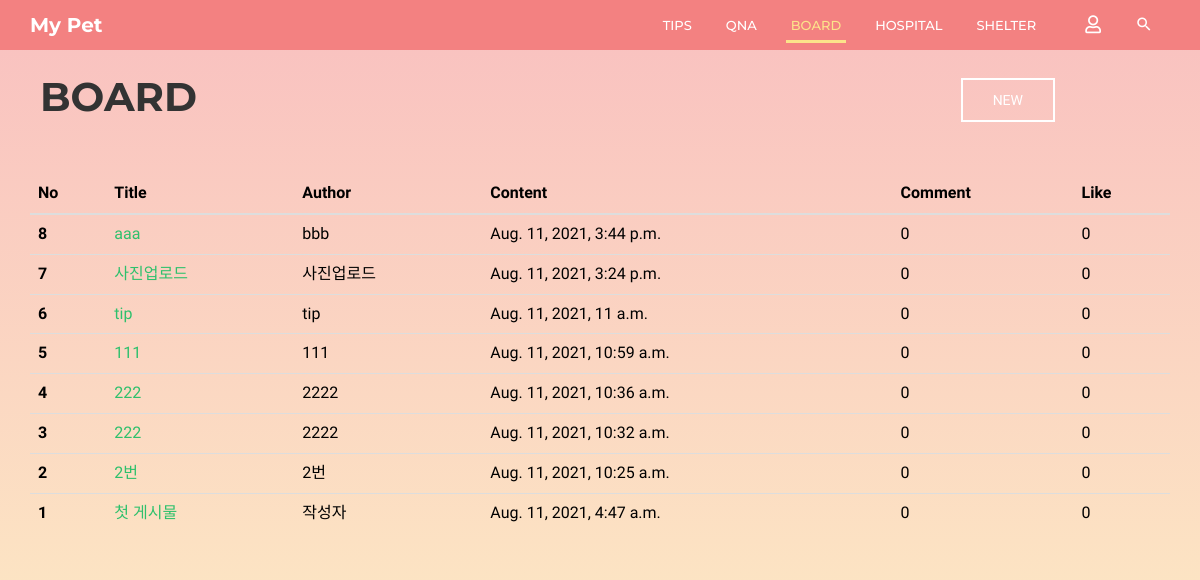
/community/board/, run on an earlier commit of the app's database.
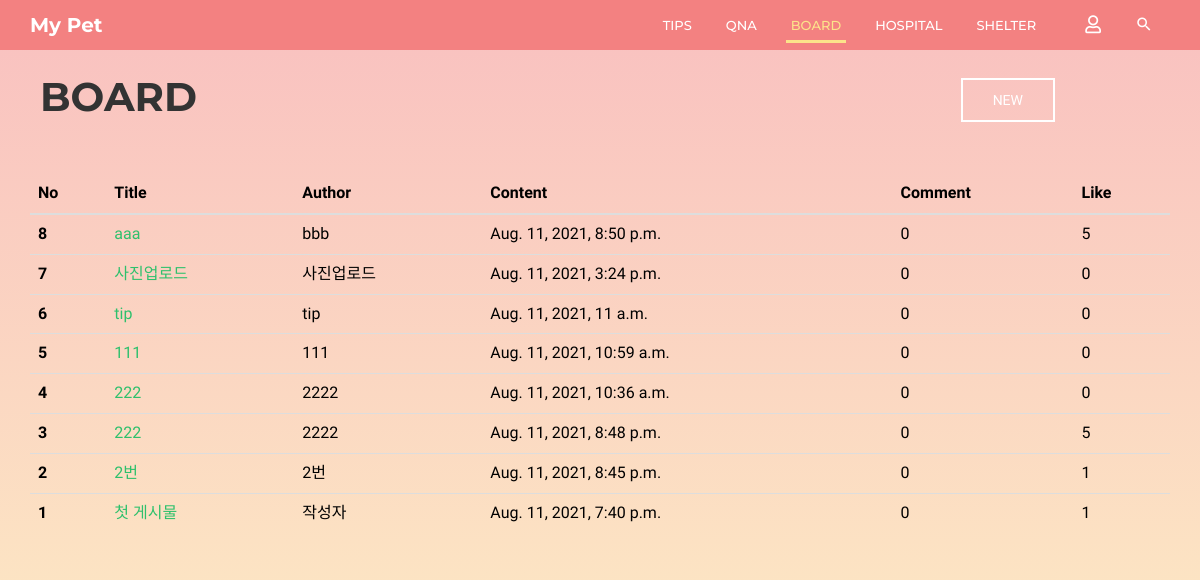
And on a later commit of the database.
### community/models.py (models this page shows, shortened)
class Board(models.Model):
    b_title = models.CharField(max_length=30)
    b_author = models.CharField(max_length=20)
    b_content = models.CharField(max_length=1000)
    b_date = models.DateTimeField(auto_now=True)
    b_comment_count = models.IntegerField(default=0)
    b_like_count = models.IntegerField(default=0)
    b_photo = models.ImageField(blank=True)

### community/views.py (the view)
# urls.py: path('board/', views.board, name='board'),
def board(request):
    posts = Board.objects.all().order_by('-id')
    return render(request, 'community/board.html', {'posts': posts})

### community/templates/community/board.html (shortened to what this page needs)
{% extends 'base.html' %}
{% block html_body %}
    <link rel="stylesheet" href="/static/css/pages/header.css">
    <link rel="stylesheet" href="/static/css/pages/board.css">
    <header id="column-header">
        <div id="nino-headerInner">
            <nav id="nino-navbar" class="navbar navbar-default" role="navigation">
                <div class="container">
                    <div class="navbar-header">
                        <a class="navbar-brand" href="{% url 'home' %}">My Pet</a>
                    </div>
                    <div class="nino-menuItem pull-right">
                        <div class="collapse navbar-collapse pull-left" id="nino-navbar-collapse">
                            <ul class="nav navbar-nav">
                                <li><a href="#" onclick="testa('{% url 'community:tips' %}')">Tips<span class="sr-only">(current)</span></a>
                                </li>
                                <li><a href="#" onclick="testa('{% url 'community:qna' %}')">QnA</a></li>
                                <li class="active"><a href="#" onclick="testa('{% url 'community:board' %}')">Board</a>
                                </li>
                                <li><a href="#" onclick="testa('{% url 'community:hospital' %}')">Hospital</a></li>
                                <li><a href="#" onclick="testa('{% url 'community:shelter' %}')">Shelter</a></li>
                            </ul>
                        </div>
                        <ul class="nino-iconsGroup nav navbar-nav">
                            {% if user.is_authenticated %}
                                <li><a href="#" onclick="testa('{% url 'community:logout' %}')"><i
                                        class="mdi fas fa-user-slash nino-icon"></i></a></li>
                            {% else %}
                                <li><a href="#" onclick="testa('{% url 'community:login' %}')"><i
                                        class="mdi far fa-user nino-icon"></i></a></li>
                            {% endif %}
                            <li><a href="#" class="nino-search"><i class="mdi mdi-magnify nino-icon"></i></a></li>
                        </ul>
                    </div>
                </div>
            </nav>
        </div>
    </header>
    <div class="container board-header">
        <div class="board-title">
            <h1 class="title-h1">Board</h1>
        </div>
        <div class="board-post-btn">
            <a href="{% url 'community:board_create' %}" class="nino-btn nino-post-btn">NEW</a>
        </div>
    </div>
    <div class="container">
        <div class="tips-page tips-table">
            <table class="table table-hover">
                <thead class="thead-dark">
                <tr>
                    <th scope="col">No</th>
                    <th scope="col">Title</th>
                    <th scope="col">Author</th>
                    <th scope="col">Content</th>
                    <th scope="col">Comment</th>
                    <th scope="col">Like</th>
                </tr>
                </thead>
                {% for post in posts %}
                    <tr>
                        <th scope="row">{{ post.id }}</th>
                        <td><a href="/community/{{ post.id }}/board_detail/">{{ post.b_title }}</a></td>
                        <td>{{ post.b_author }}</td>
                        <td>{{ post.b_date }}</td>
                        <td>{{ post.b_comment_count }}</td>
                        <td>{{ post.b_like_count }}</td>
                    </tr>
                {% endfor %}
            </table>
        </div>
    </div>
{% endblock %}

What changed in the data, as far as the page shows it:
changed Board "aaa": b_date "Aug. 11, 2021, 3:44 p.m." → "Aug. 11, 2021, 8:50 p.m."; b_like_count "0" → "5"
changed Board id 3: b_date "Aug. 11, 2021, 10:32 a.m." → "Aug. 11, 2021, 8:48 p.m."; b_like_count "0" → "5"
changed Board id 2: b_date "Aug. 11, 2021, 10:25 a.m." → "Aug. 11, 2021, 8:45 p.m."; b_like_count "0" → "1"
changed Board "첫 게시물": b_date "Aug. 11, 2021, 4:47 a.m." → "Aug. 11, 2021, 7:40 p.m."; b_like_count "0" → "1"
